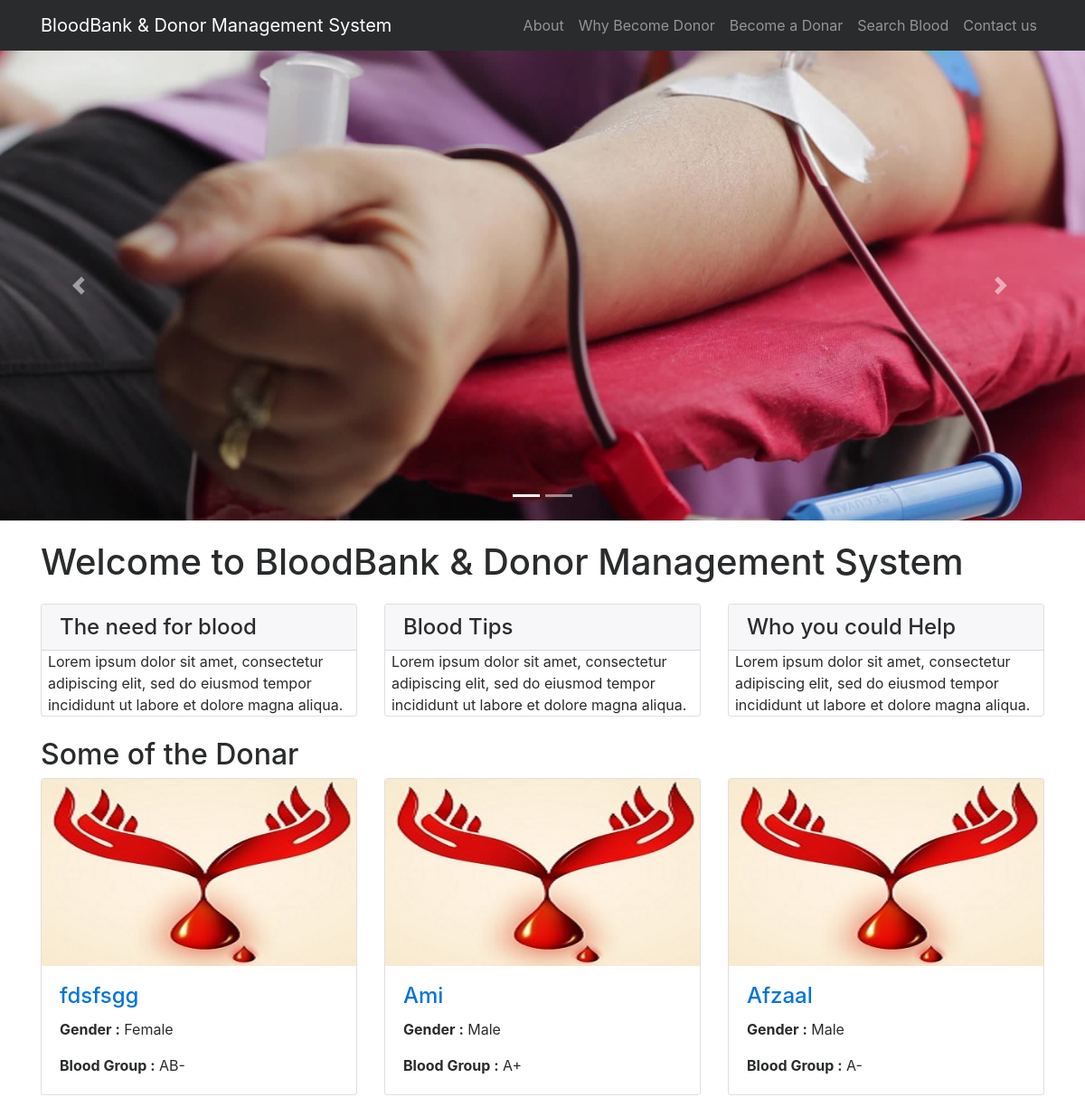
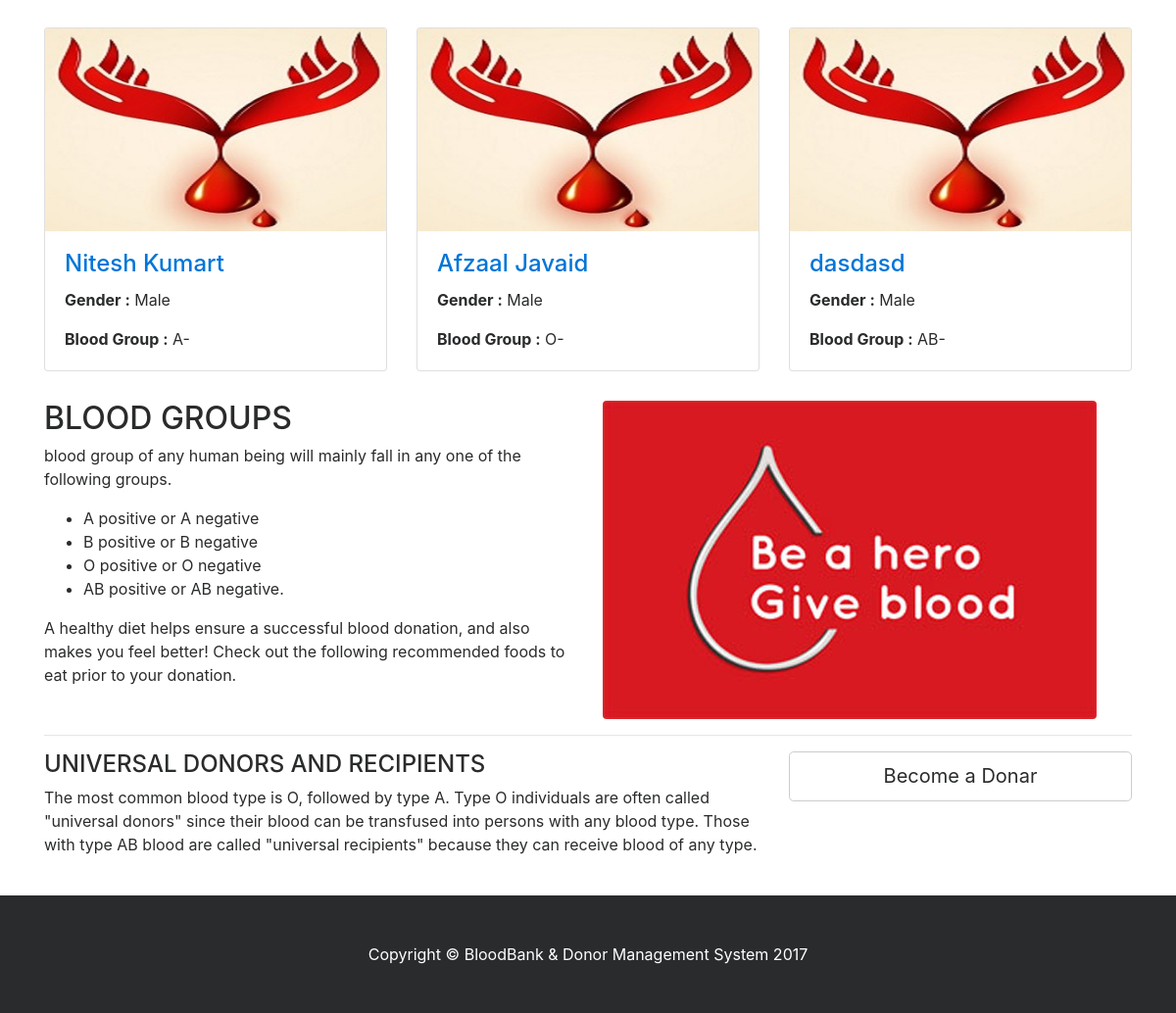
The page / on the database its author committed (2 pictures, top to bottom).
### tables this page shows
CREATE TABLE `tblblooddonars` (
  `id` int(11) NOT NULL,
  `FullName` varchar(100) DEFAULT NULL,
  `MobileNumber` char(11) DEFAULT NULL,
  `EmailId` varchar(100) DEFAULT NULL,
  `Gender` varchar(20) DEFAULT NULL,
  `Age` int(11) DEFAULT NULL,
  `BloodGroup` varchar(20) DEFAULT NULL,
  `Address` varchar(255) DEFAULT NULL,
  `Message` mediumtext,
  `PostingDate` timestamp NOT NULL DEFAULT CURRENT_TIMESTAMP,
  `status` int(1) DEFAULT NULL
);

### index.php (the view, shortened to what this page needs)
<?php
include('includes/config.php');
?>
<!DOCTYPE html>
<html lang="en">
<head>
    <link href="vendor/bootstrap/css/bootstrap.min.css" rel="stylesheet">
    <link href="vendor/font-awesome/css/font-awesome.min.css" rel="stylesheet" type="text/css">
    <link href="css/modern-business.css" rel="stylesheet">
</head>
<body>
<?php include('includes/header.php');?>
<?php include('includes/slider.php');?>
    <div class="container">
        <h1 class="my-4">Welcome to BloodBank & Donor Management System</h1>
        <div class="row">
            <div class="col-lg-4 mb-4">
                <div class="card">
                    <h4 class="card-header">The need for blood</h4>
                        <p class="card-text" style="padding-left:2%">Lorem ipsum dolor sit amet, consectetur adipiscing elit, sed do eiusmod tempor incididunt ut labore et dolore magna aliqua. </p>
                </div>
            </div>
            <div class="col-lg-4 mb-4">
                <div class="card">
                    <h4 class="card-header">Blood Tips</h4>
                        <p class="card-text" style="padding-left:2%">Lorem ipsum dolor sit amet, consectetur adipiscing elit, sed do eiusmod tempor incididunt ut labore et dolore magna aliqua. </p>
                </div>
            </div>
            <div class="col-lg-4 mb-4">
                <div class="card">
                    <h4 class="card-header">Who you could Help</h4>
                        <p class="card-text" style="padding-left:2%">Lorem ipsum dolor sit amet, consectetur adipiscing elit, sed do eiusmod tempor incididunt ut labore et dolore magna aliqua. </p>
                </div>
            </div>
        </div>
        <h2>Some of the Donar</h2>
        <div class="row">
                   <?php
$status=1;
$sql = "SELECT * from tblblooddonars where status=:status order by rand() limit 6";
$query = $dbh -> prepare($sql);
$query->bindParam(':status',$status,PDO::PARAM_STR);
$query->execute();
$results=$query->fetchAll(PDO::FETCH_OBJ);
if($query->rowCount() > 0)
{
foreach($results as $result)
{ ?>
            <div class="col-lg-4 col-sm-6 portfolio-item">
                <div class="card h-100">
                    <a href="#"><img class="card-img-top img-fluid" src="images/blood-donor.jpg" alt="" ></a>
                    <div class="card-block">
                        <h4 class="card-title"><a href="#"><?php echo htmlentities($result->FullName);?></a></h4>
<p class="card-text"><b>  Gender :</b> <?php echo htmlentities($result->Gender);?></p>
<p class="card-text"><b>Blood Group :</b> <?php echo htmlentities($result->BloodGroup);?></p>
                    </div>
                </div>
            </div>
            <?php }} ?>
        </div>
        <div class="row">
            <div class="col-lg-6">
                <h2>BLOOD GROUPS</h2>
          <p>  blood group of any human being will mainly fall in any one of the following groups.</p>
                <ul>
<li>A positive or A negative</li>
<li>B positive or B negative</li>
<li>O positive or O negative</li>
<li>AB positive or AB negative.</li>
                </ul>
                <p>A healthy diet helps ensure a successful blood donation, and also makes you feel better! Check out the following recommended foods to eat prior to your donation.</p>
            </div>
            <div class="col-lg-6">
                <img class="img-fluid rounded" src="images/blood-donor (1).jpg" alt="">
            </div>
        </div>
        <hr>
        <div class="row mb-4">
            <div class="col-md-8">
            <h4>UNIVERSAL DONORS AND RECIPIENTS</h4>
                <p>
The most common blood type is O, followed by type A.
Type O individuals are often called "universal donors" since their blood can be transfused into persons with any blood type. Those with type AB blood are called "universal recipients" because they can receive blood of any type.</p>
            </div>
            <div class="col-md-4">
                <a class="btn btn-lg btn-secondary btn-block" href="become-donar.php">Become a Donar</a>
            </div>
        </div>
    </div>
  <?php include('includes/footer.php');?>
</body>
</html>

### includes/header.php (shortened to what this page needs)
<nav class="navbar fixed-top navbar-toggleable-md navbar-inverse bg-inverse">
    <div class="container">
        <a class="navbar-brand" href="index.php">BloodBank & Donor Management System</a>
        <div class="collapse navbar-collapse" id="navbarExample">
            <ul class="navbar-nav ml-auto">
                <li class="nav-item">
                    <a class="nav-link" href="page.php?type=aboutus">About</a>
                </li>
                <li class="nav-item">
                    <a class="nav-link" href="page.php?type=donor">Why Become Donor</a>
                </li>
                <li class="nav-item">
                    <a class="nav-link" href="become-donar.php">Become a Donar</a>
                </li>
                 <li class="nav-item">
                    <a class="nav-link" href="search-donor.php">Search Blood</a>
                </li>
                  <li class="nav-item">
                    <a class="nav-link" href="contact.php">Contact us</a>
                </li>
            </ul>
        </div>
    </div>
</nav>

### includes/slider.php (shortened to what this page needs)
<header>
       <div id="carouselExampleIndicators" class="carousel slide" data-ride="carousel">
           <ol class="carousel-indicators">
               <li data-target="#carouselExampleIndicators" data-slide-to="0" class="active"></li>
               <li data-target="#carouselExampleIndicators" data-slide-to="1"></li>
           </ol>
           <div class="carousel-inner" role="listbox">
               <div class="carousel-item active" style="background-image: url('images/banner1.jpg')">
                   <div class="carousel-caption d-none d-md-block">
                   </div>
               </div>
           </div>
           <a class="carousel-control-prev" href="#carouselExampleIndicators" role="button" data-slide="prev">
               <span class="carousel-control-prev-icon" aria-hidden="true"></span>
           </a>
           <a class="carousel-control-next" href="#carouselExampleIndicators" role="button" data-slide="next">
               <span class="carousel-control-next-icon" aria-hidden="true"></span>
           </a>
       </div>
   </header>

### includes/footer.php
<footer class="py-5 bg-inverse">
      <div class="container">
          <p class="m-0 text-center text-white">Copyright &copy; BloodBank & Donor Management System 2017</p>
      </div>
  </footer>

### css/modern-business.css (style rules this page uses)
body { padding-top: 54px; }
@media (min-width: 992px) { body { padding-top: 56px; } }
.carousel-item { height: 65vh; min-height: 300px; background: no-repeat center center scroll; -webkit-background-size: cover; -moz-background-size: cover; -o-background-size: cover; background-size: cover; }
.portfolio-item { margin-bottom: 30px; }

### index.php (style rules this page uses)
.carousel-item.active, .carousel-item-next, .carousel-item-prev { display: block; }

### rows shown on the page
tblblooddonars: FullName "fdsfsgg", Gender "Female", BloodGroup "AB-"
tblblooddonars: FullName "Ami", Gender "Male", BloodGroup "A+"
tblblooddonars: FullName "Afzaal", Gender "Male", BloodGroup "A-"
tblblooddonars: FullName "Nitesh Kumart", Gender "Male", BloodGroup "A-"
tblblooddonars: FullName "Afzaal Javaid", Gender "Male", BloodGroup "O-"
tblblooddonars: FullName "dasdasd", Gender "Male", BloodGroup "AB-"
